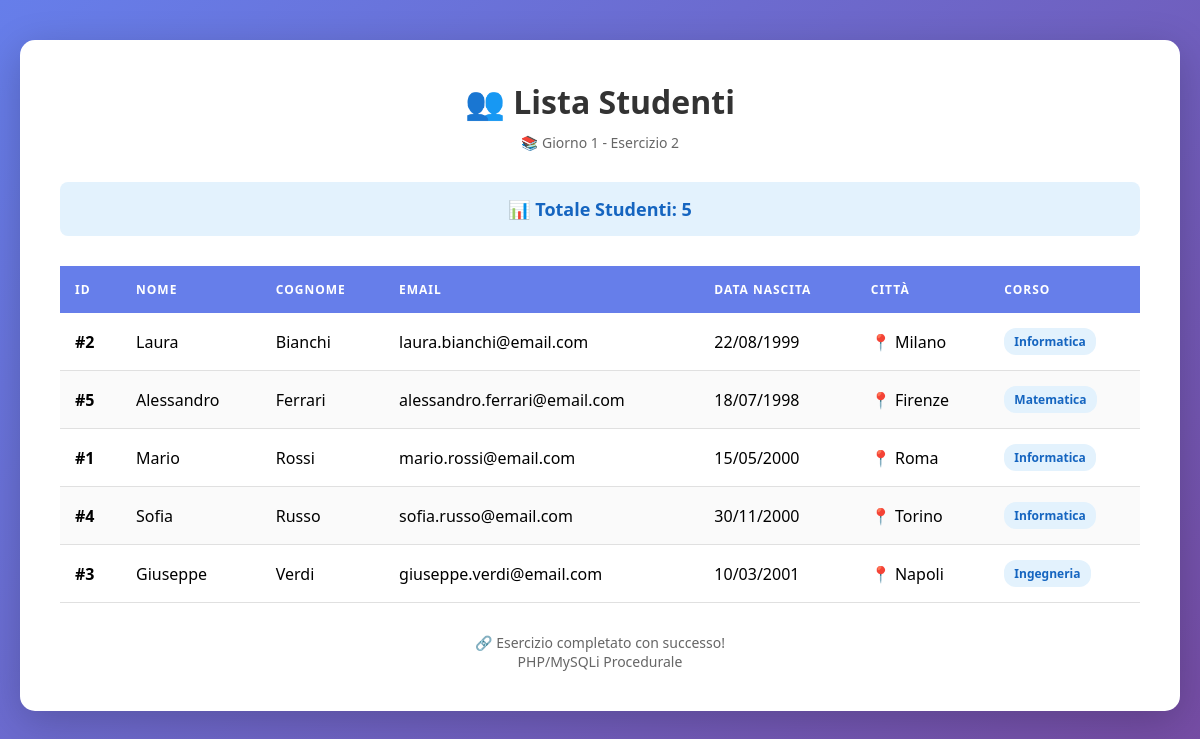
Page /giorno-01/esercizio-02/index.php on the committed database.
### tables this page shows
CREATE TABLE IF NOT EXISTS studenti (
    id INT AUTO_INCREMENT PRIMARY KEY,
    nome VARCHAR(50) NOT NULL,
    cognome VARCHAR(50) NOT NULL,
    email VARCHAR(100) UNIQUE NOT NULL,
    data_nascita DATE,
    citta VARCHAR(50),
    corso VARCHAR(50),
    creato_il TIMESTAMP DEFAULT CURRENT_TIMESTAMP,
    modificato_il TIMESTAMP DEFAULT CURRENT_TIMESTAMP ON UPDATE CURRENT_TIMESTAMP
);

### giorno-01/esercizio-02/index.php (the view, shortened to what this page needs)
<!DOCTYPE html>
<html lang="it">
<head>
</head>
<body>
    <div class="container">
        <h1>👥 Lista Studenti</h1>
        <p class="subtitle">📚 Giorno 1 - Esercizio 2</p>
        <?php
        $conn = connetti_database();
        $query = "SELECT id, nome, cognome, email, data_nascita, citta, corso
                  FROM studenti
                  ORDER BY cognome, nome";
        $result = mysqli_query($conn, $query);
        $num_studenti = mysqli_num_rows($result);
        ?>
        <div class="info-box">
            📊 Totale Studenti: <strong><?php echo $num_studenti; ?></strong>
        </div>
        <?php if ($num_studenti > 0): ?>
            <table>
                <thead>
                    <tr>
                        <th>ID</th>
                        <th>Nome</th>
                        <th>Cognome</th>
                        <th>Email</th>
                        <th>Data Nascita</th>
                        <th>Città</th>
                        <th>Corso</th>
                    </tr>
                </thead>
                <tbody>
                    <?php while ($studente = mysqli_fetch_assoc($result)): ?>
                        <tr>
                            <td><strong>#<?php echo htmlspecialchars($studente['id']); ?></strong></td>
                            <td><?php echo htmlspecialchars($studente['nome']); ?></td>
                            <td><?php echo htmlspecialchars($studente['cognome']); ?></td>
                            <td><?php echo htmlspecialchars($studente['email']); ?></td>
                            <td>
                                <?php
                                if ($studente['data_nascita']) {
                                    $data = new DateTime($studente['data_nascita']);
                                    echo $data->format('d/m/Y');
                                } else {
                                    echo '-';
                                }
                                ?>
                            </td>
                            <td>📍 <?php echo htmlspecialchars($studente['citta']); ?></td>
                            <td>
                                <span class="badge badge-primary">
                                    <?php echo htmlspecialchars($studente['corso']); ?>
                                </span>
                            </td>
                        </tr>
                    <?php endwhile; ?>
                </tbody>
            </table>
        <?php endif; ?>
        <div class="footer">
            <p>🔗 Esercizio completato con successo!</p>
            <p>PHP/MySQLi Procedurale</p>
        </div>
    </div>
</body>
</html>

### giorno-01/esercizio-02/index.php (style rules this page uses)
* { margin: 0; padding: 0; box-sizing: border-box; }
body { font-family: 'Segoe UI', Tahoma, Geneva, Verdana, sans-serif; background: linear-gradient(135deg, #667eea 0%, #764ba2 100%); min-height: 100vh; padding: 40px 20px; }
.container { background: white; padding: 40px; border-radius: 15px; box-shadow: 0 10px 40px rgba(0,0,0,0.2); max-width: 1200px; margin: 0 auto; }
h1 { color: #333; margin-bottom: 10px; text-align: center; }
.subtitle { text-align: center; color: #666; margin-bottom: 30px; font-size: 14px; }
.info-box { background: #e3f2fd; padding: 15px; border-radius: 8px; margin-bottom: 30px; text-align: center; font-size: 18px; color: #1565c0; font-weight: bold; }
table { width: 100%; border-collapse: collapse; margin-top: 20px; }
th { background: #667eea; color: white; padding: 15px; text-align: left; font-weight: 600; text-transform: uppercase; font-size: 12px; letter-spacing: 1px; }
td { padding: 15px; border-bottom: 1px solid #e0e0e0; }
tr:nth-child(even) { background: #fafafa; }
.badge { display: inline-block; padding: 5px 10px; border-radius: 12px; font-size: 12px; font-weight: 600; }
.badge-primary { background: #e3f2fd; color: #1565c0; }
.footer { margin-top: 30px; text-align: center; color: #666; font-size: 14px; }

### rows in the picture
studenti: id "2", nome "Laura", cognome "Bianchi", email "laura.bianchi@email.com", data_nascita "22/08/1999", citta "Milano", corso "Informatica"
studenti: id "5", nome "Alessandro", cognome "Ferrari", email "alessandro.ferrari@email.com", data_nascita "18/07/1998", citta "Firenze", corso "Matematica"
studenti: id "1", nome "Mario", cognome "Rossi", email "mario.rossi@email.com", data_nascita "15/05/2000", citta "Roma", corso "Informatica"
studenti: id "4", nome "Sofia", cognome "Russo", email "sofia.russo@email.com", data_nascita "30/11/2000", citta "Torino", corso "Informatica"
studenti: id "3", nome "Giuseppe", cognome "Verdi", email "giuseppe.verdi@email.com", data_nascita "10/03/2001", citta "Napoli", corso "Ingegneria"

### other values in the picture
$num_studenti "5"
